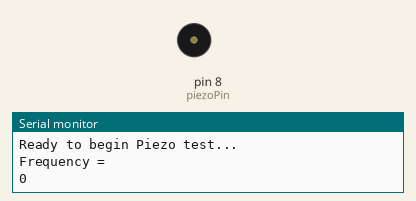
The sketch below on a simulated Arduino Mega 2560, built with avr-gcc and run on an emulated ATmega2560. Parts: buzzer (waves = sounding), the last lines printed to the serial monitor.

Above: at 2.0 s.
At 25.5 s:
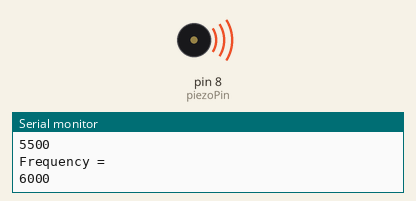
Timing chart, 0 to 27.0 s (numbered marks = the images above):
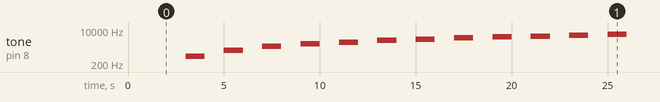

The sketch:

Piezo-Buzz_Test.ino
```cpp
int piezoPin = 8;
int freq = 0;

void setup() {
 Serial.begin(9600);
 pinMode(piezoPin, OUTPUT);
 delay(1000);
 Serial.println("Ready to begin Piezo test...");
}

void loop() {
  Serial.println("Frequency = ");
  Serial.println(freq);
  tone(piezoPin, freq, 1000);
  delay(2000);
  freq = freq + 500;
   if(freq >= 10000)
     freq = 0;
}

  /*Tone needs 2 arguments, but can take three
    1) Pin#
    2) Frequency - this is in hertz (cycles per second) which determines the pitch of the noise made
    3) Duration - how long the tone plays
  */
```

Measured:
- by itself, tone on pin 8 (piezoPin): plays 500 Hz for 1.0 s, 1000 Hz for 1.0 s, 1500 Hz for 1.0 s, 2000 Hz for 1.0 s, 2500 Hz for 1.0 s, 3000 Hz for 1.0 s … (61 notes in this stretch)
